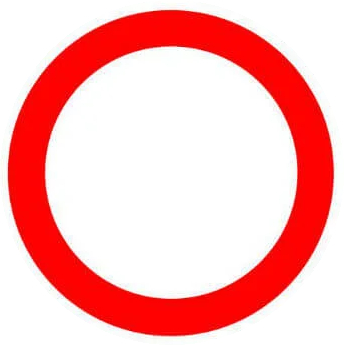
#> input picture data/road-signs/movement-prohibition.jpg, 344 x 345 px, given in place of the camera
$ python hsv-range-4-video.py
#> lines starting #> are read from the running program, lines starting #| are printed output that depends on the picture; after the words box and inside, x2 and y2 are one past the last pixel; in counts of white or black regions, pixels touching at a corner belong together
import cv2


# Функция-обработчик состояния трекбара (не делает ничего):
def doNothing(x):
    pass


cap = cv2.VideoCapture(0)

cv2.namedWindow('result')

cv2.createTrackbar('min_h1', 'result', 0, 180, doNothing)
cv2.createTrackbar('min_h2', 'result', 0, 180, doNothing)
cv2.createTrackbar('min_s', 'result', 0, 255, doNothing)
cv2.createTrackbar('min_v', 'result', 0, 255, doNothing)

cv2.createTrackbar('max_h1', 'result', 0, 180, doNothing)
cv2.createTrackbar('max_h2', 'result', 0, 180, doNothing)
cv2.createTrackbar('max_s', 'result', 0, 255, doNothing)
cv2.createTrackbar('max_v', 'result', 0, 255, doNothing)

cv2.setTrackbarPos('min_s', 'result', 100)
cv2.setTrackbarPos('min_v', 'result', 100)


cv2.setTrackbarPos('min_h1', 'result', 1)
cv2.setTrackbarPos('min_h2', 'result', 160)
cv2.setTrackbarPos('max_h1', 'result', 14)
cv2.setTrackbarPos('max_h2', 'result', 180)
cv2.setTrackbarPos('max_s', 'result', 255)
cv2.setTrackbarPos('max_v', 'result', 255)

while True:
    ret, frame = cap.read()
#> frame is the input picture: shape (345, 344, 3); mean B, G, R 182.9, 183.3, 252.4

    frame_hsv = cv2.cvtColor(frame, cv2.COLOR_BGR2HSV)
#> frame_hsv: shape (345, 344, 3); mean H, S, V 13.3, 72.1, 252.8
    # Размываем HSV-картинку с матрицей размытия 5*5
    frame_hsv = cv2.blur(frame_hsv, (5,5))
#> frame_hsv: shape (345, 344, 3); mean H, S, V 13.3, 72.1, 252.8


    min_h1 = cv2.getTrackbarPos('min_h1', 'result')
    min_h2 = cv2.getTrackbarPos('min_h2', 'result')
    min_s = cv2.getTrackbarPos('min_s', 'result')
    min_v = cv2.getTrackbarPos('min_v', 'result')

    max_h1 = cv2.getTrackbarPos('max_h1', 'result')
    max_h2 = cv2.getTrackbarPos('max_h2', 'result')
    max_s = cv2.getTrackbarPos('max_s', 'result')
    max_v = cv2.getTrackbarPos('max_v', 'result')

    mask1 = cv2.inRange(frame_hsv, (min_h1, min_s, min_v), (max_h1, max_s, max_v))
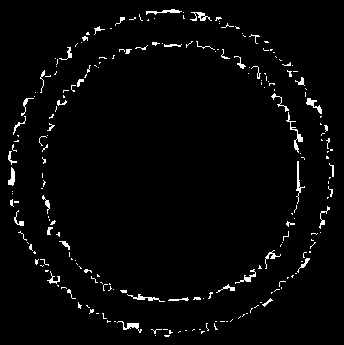
#> mask1: shape (345, 344); 2.7% white in thin lines or dots
    mask2 = cv2.inRange(frame_hsv, (min_h2, min_s, min_v), (max_h2, max_s, max_v))
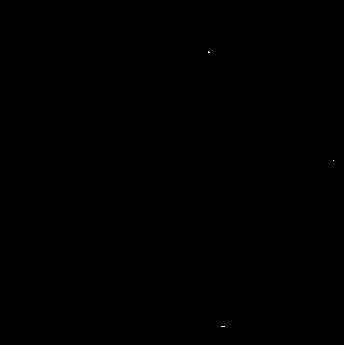
#> mask2: shape (345, 344); 0.01% white in thin lines or dots, all inside (x1, y1, x2, y2) = (208, 51, 334, 327)
    mask = cv2.bitwise_or(mask1, mask2)
#> mask: shape (345, 344); 2.7% white in thin lines or dots


    # Избавляемся от мелких объектов.
    # Уменньшаем контуры белых объектов: если в рамках матрицы есть "не белый" пиксель, то все становится черным.
    matrix = (3,3)
    maskEr = cv2.erode(mask, matrix, iterations=2)
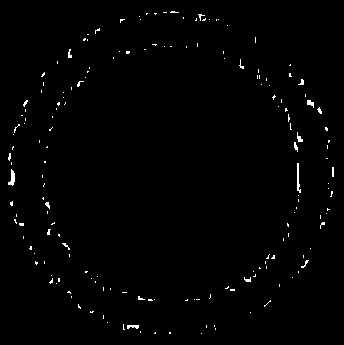
#> maskEr: shape (345, 344); 1% white in thin lines or dots, all inside (x1, y1, x2, y2) = (8, 11, 334, 334)
    # Обратная функции erode: если есть белый пиксель, весь контур становится белым.
    maskDi = cv2.dilate(maskEr, matrix, iterations=8)
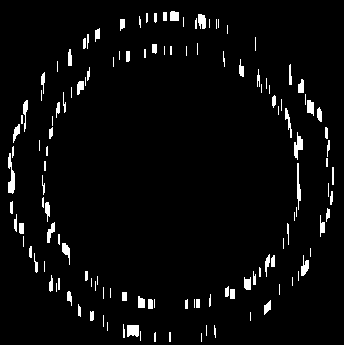
#> maskDi: shape (345, 344); 3.8% white; 132 white regions (56 under 20 px), largest, box (x1, y1, x2, y2) and area: (8, 153, 15, 194) 169, (294, 132, 303, 160) 135, (127, 325, 139, 337) 133
    # Избавились.

    result = cv2.bitwise_and(frame, frame, mask=maskDi)
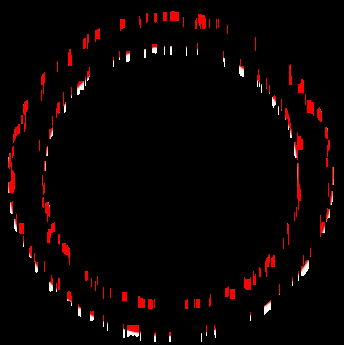
#> result: shape (345, 344, 3); mean B, G, R 1.9, 2, 9.3
    result_hsv = cv2.bitwise_and(frame_hsv, frame_hsv, mask=maskDi)
#> result_hsv: shape (345, 344, 3); mean H, S, V 0.8, 7.6, 9.4

    cv2.imshow('mask', mask)
    cv2.imshow('maskDi', maskDi)
    cv2.imshow('result', result)

    if cv2.waitKey(1) == 27:
#> (key Esc is pressed here)
        break

cap.release()
cv2.destroyAllWindows()

$ run again, on data/road-signs/roundabout.jpg
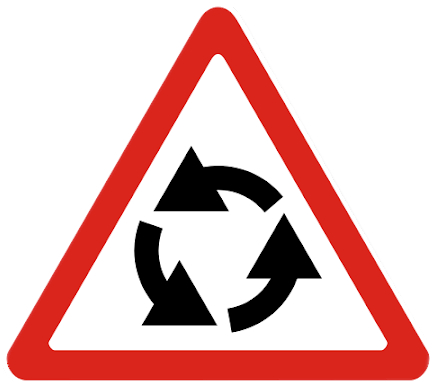
#> input picture data/road-signs/roundabout.jpg, 437 x 388 px, given in place of the camera
#> frame is the input picture: shape (388, 437, 3); mean B, G, R 188.4, 190.3, 228.2
#> `mask1 = cv2.inRange(frame_hsv, (min_h1, min_s, min_v), (max_h1, max_s,..`:
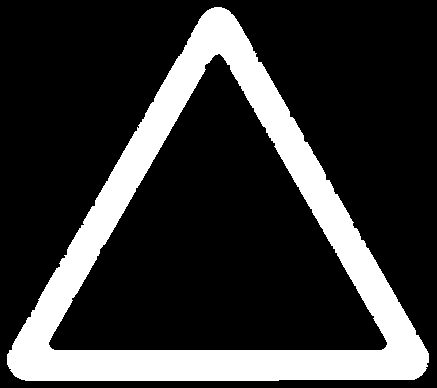
#> mask1: shape (388, 437); 21.1% white; 1 white region, box (x1, y1, x2, y2) and area: (7, 7, 429, 381) 35754
#> mask2: shape (388, 437); every value is 0
#> maskEr: shape (388, 437); 20.2% white; 1 white region, box (x1, y1, x2, y2) and area: (7, 9, 429, 381) 34218
#> maskDi: shape (388, 437); 23.6% white; 1 white region, box (x1, y1, x2, y2) and area: (7, 9, 429, 388) 40041
#> `result = cv2.bitwise_and(frame, frame, mask=maskDi)`:
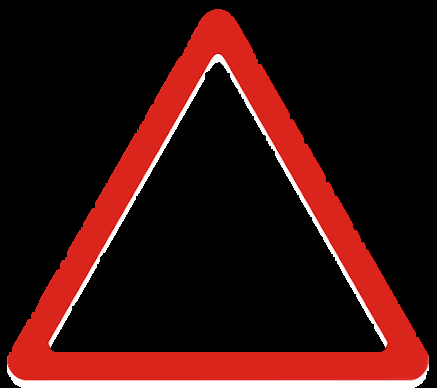
#> result: shape (388, 437, 3); mean B, G, R 14.7, 16.4, 52.8
#> result_hsv: shape (388, 437, 3); mean H, S, V 0.4, 44.2, 52.8
